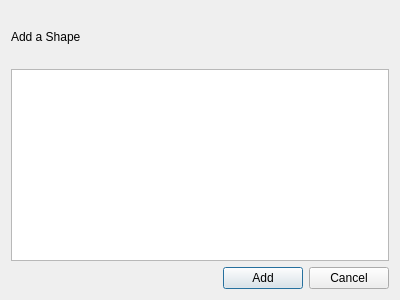
<?xml version="1.0" encoding="UTF-8"?>
<ui version="4.0">
 <class>DLGShapeSelector</class>
 <widget class="QDialog" name="DLGShapeSelector">
  <property name="geometry">
   <rect>
    <x>0</x>
    <y>0</y>
    <width>400</width>
    <height>300</height>
   </rect>
  </property>
  <property name="windowTitle">
   <string>Dialog</string>
  </property>
  <layout class="QGridLayout" name="gridLayout">
   <item row="3" column="1">
    <widget class="QPushButton" name="pushButton_2">
     <property name="text">
      <string>Add</string>
     </property>
    </widget>
   </item>
   <item row="3" column="0">
    <spacer name="horizontalSpacer">
     <property name="orientation">
      <enum>Qt::Horizontal</enum>
     </property>
     <property name="sizeHint" stdset="0">
      <size>
       <width>40</width>
       <height>20</height>
      </size>
     </property>
    </spacer>
   </item>
   <item row="1" column="0" rowspan="2" colspan="4">
    <widget class="QListView" name="listView"/>
   </item>
   <item row="3" column="2" colspan="2">
    <widget class="QPushButton" name="pushButton">
     <property name="text">
      <string>Cancel</string>
     </property>
    </widget>
   </item>
   <item row="0" column="0" colspan="4">
    <widget class="QLabel" name="label">
     <property name="text">
      <string>Add a Shape</string>
     </property>
    </widget>
   </item>
  </layout>
 </widget>
 <resources/>
 <connections/>
</ui>
